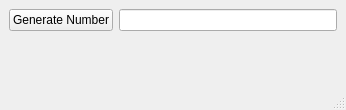
<?xml version="1.0" encoding="UTF-8"?>
<ui version="4.0">
 <class>MainWindow</class>
 <widget class="QMainWindow" name="MainWindow">
  <property name="geometry">
   <rect>
    <x>0</x>
    <y>0</y>
    <width>346</width>
    <height>110</height>
   </rect>
  </property>
  <property name="windowTitle">
   <string>MainWindow</string>
  </property>
  <widget class="QWidget" name="centralwidget">
   <layout class="QGridLayout" name="gridLayout">
    <item row="0" column="0">
     <layout class="QFormLayout" name="formLayout">
      <item row="0" column="0">
       <widget class="QPushButton" name="pushButton">
        <property name="text">
         <string>Generate Number</string>
        </property>
       </widget>
      </item>
      <item row="0" column="1">
       <widget class="QLineEdit" name="lineEdit"/>
      </item>
     </layout>
    </item>
   </layout>
  </widget>
  <widget class="QMenuBar" name="menubar">
   <property name="geometry">
    <rect>
     <x>0</x>
     <y>0</y>
     <width>346</width>
     <height>25</height>
    </rect>
   </property>
  </widget>
  <widget class="QStatusBar" name="statusbar"/>
 </widget>
 <resources/>
 <connections/>
</ui>
